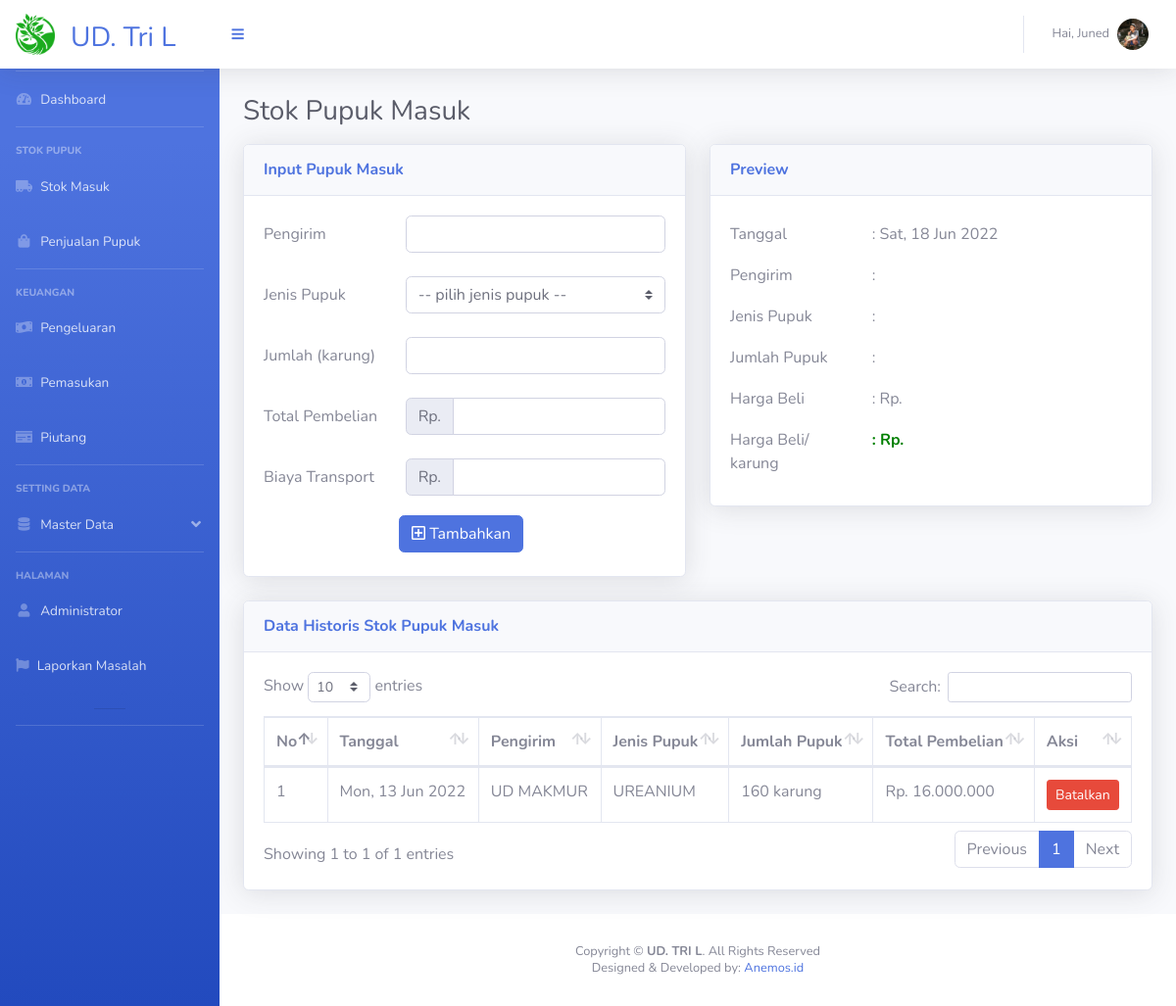
The app's page /page_stok_masuk.php (signed in), older data.
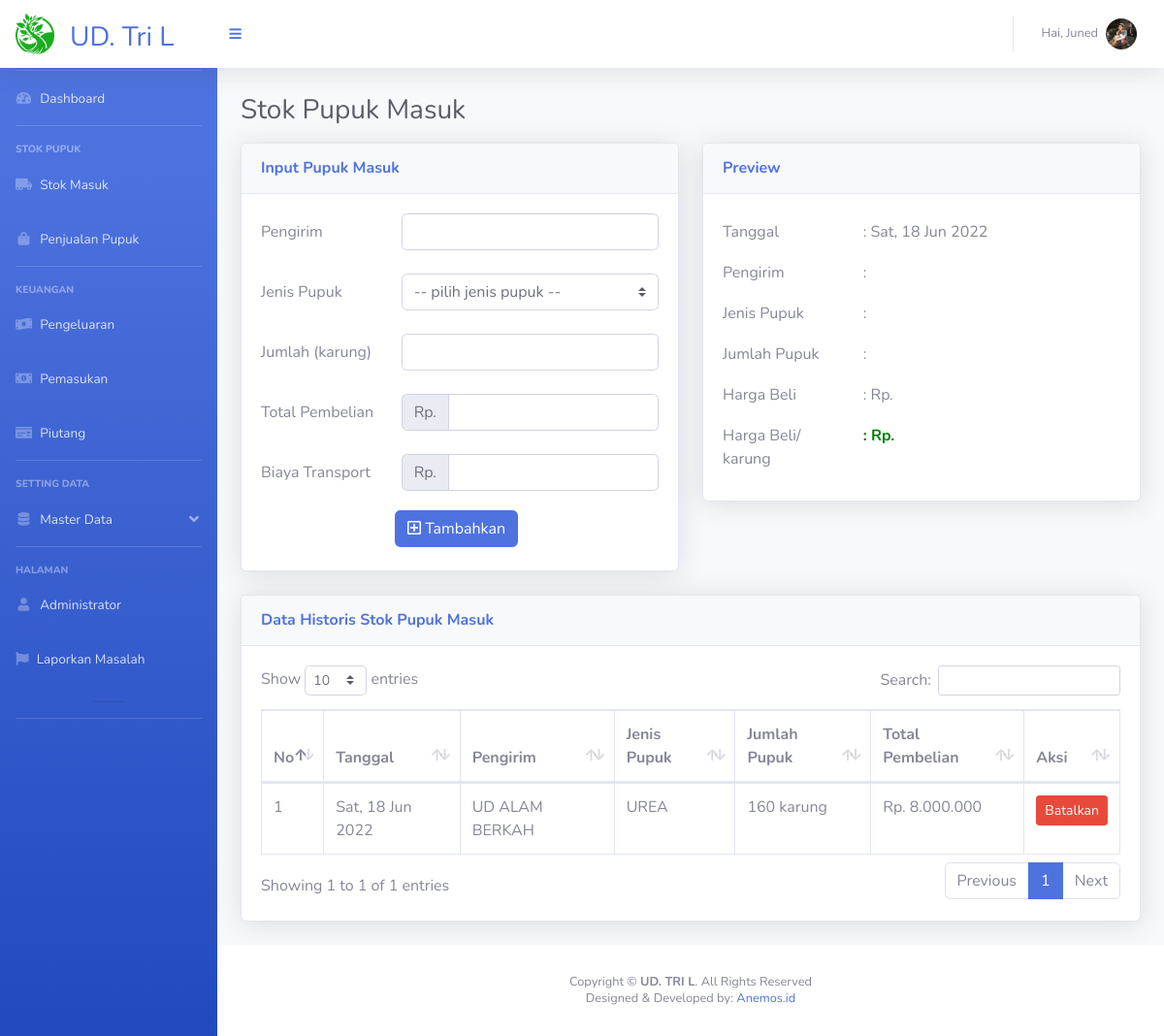
The same page, newer data.
### tables this page shows
CREATE TABLE `stok_masuk` (
  `ID_SM` int(20) NOT NULL,
  `Tanggal` varchar(50) DEFAULT NULL,
  `ID_PK` int(20) DEFAULT NULL,
  `Nama_Pengirim` varchar(100) DEFAULT NULL,
  `Jumlah_Masuk` int(100) DEFAULT NULL,
  `Nominal` int(100) DEFAULT NULL
);

CREATE TABLE `data_pupuk` (
  `ID_PK` int(20) NOT NULL,
  `Jenis_Pupuk` varchar(50) DEFAULT NULL,
  `Stok` int(20) DEFAULT NULL,
  `Harga` int(100) DEFAULT NULL
);

### functions.php (called while the page is built, shortened)
<?php
function rp($angka)
{
    $hasil_rupiah = "Rp. " . number_format($angka, 0, ',', '.');
    return $hasil_rupiah;
}

### page_stok_masuk.php (the view, shortened to what the changed rows need)
<?php
include "connection.php";
include 'functions.php';
if (isset($_SESSION['login'])) {
    ?>
<!DOCTYPE html>
<html lang="en">
<head>
    <link href="vendor/fontawesome-free/css/all.min.css" rel="stylesheet" type="text/css">
    <link href="css/sb-admin-2.min.css" rel="stylesheet">
    <link href="vendor/datatables/dataTables.bootstrap4.min.css" rel="stylesheet">
</head>
<body id="page-top">
    <div id="wrapper">
        <div id="content-wrapper" class="d-flex flex-column">
            <div id="content">
                <div class="container-fluid">
                    <div class="d-sm-flex align-items-center justify-content-between ">
                        <h1 class="h3 mb-3 text-gray-800">Stok Pupuk Masuk</h1>
                    </div>
                    <div class="row">
                        <div class="col-xl-12 col-lg-12">
                            <div class="card shadow mb-4">
                                <div class="card-body">
                                    <div class="table-responsive">
                                        <table class="table table-bordered" id="tableMasuk" width="100%" cellspacing="0">
                                            <thead>
                                                <tr>
                                                    <th scope="col">No</th>
                                                    <th scope="col">Tanggal</th>
                                                    <th scope="col">Pengirim</th>
                                                    <th scope="col">Jenis Pupuk</th>
                                                    <th scope="col">Jumlah Pupuk</th>
                                                    <th scope="col">Total Pembelian</th>
                                                    <th scope="col">Aksi</th>
                                                </tr>
                                            </thead>
                                            <tbody>
                                                <?php
$no = 1;
    $data = mysqli_query($conn, "SELECT * FROM stok_masuk
    INNER JOIN data_pupuk ON stok_masuk.ID_PK = data_pupuk.ID_PK ORDER BY ID_SM DESC
    ");
    foreach ($data as $all):
        echo ('<tr><td>' . $no . '</td>');
        echo ('<td>' . $all['Tanggal'] . '</td>');
        echo ('<td>' . $all['Nama_Pengirim'] . '</td>');
        echo ('<td>' . $all['Jenis_Pupuk'] . '</td>');
        echo ('<td>' . $all['Jumlah_Masuk'] . ' karung</td>');
        echo ('<td>' . rp($all["Nominal"]) . '</td>');
        echo ('<td> <center><a href="" class="btn btn-danger btn-sm" data-toggle="modal" data-target="#exampleModalCenter');
        echo ($all['ID_SM'] . '">Batalkan</a></td></center></tr>');
        ?>
                                                <?php $no++;
        ?></tr>
                                                <?php endforeach;?>
                                            </tbody>
                                        </table>
                                    </div>
                                </div>
                            </div>
                        </div>
                    </div>
                </div>
            </div>
        </div>
    </div>
</body>
</html>
<?php } else {
    header("Location: login.php");
    exit();
}
?>

Row changes from the older to the newer data that the page shows:
removed stok_masuk: Tanggal "Mon, 13 Jun 2022", Nama_Pengirim "UD MAKMUR", ID_PK.Jenis_Pupuk "UREANIUM", Jumlah_Masuk "160", Nominal "Rp. 16.000.000"
added stok_masuk: Tanggal "Sat, 18 Jun 2022", Nama_Pengirim "UD ALAM BERKAH", ID_PK.Jenis_Pupuk "UREA", Jumlah_Masuk "160", Nominal "Rp. 8.000.000"
